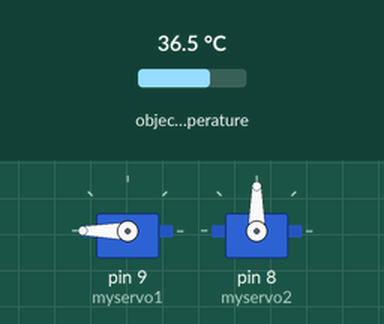
The sketch below on a simulated Arduino Uno, built with avr-gcc and run on an emulated ATmega328P. On the bench: 2 × servo. The inputs (shaded band) are chosen by the test bench; at power-on: object temperature 36.5 °C. What the sketch prints to the serial monitor is not drawn.

Above: at 2.3 s.
2.4 s: object temperature set to 32.3 °C
7.4 s: object temperature set to 31.6 °C
At 8.4 s:
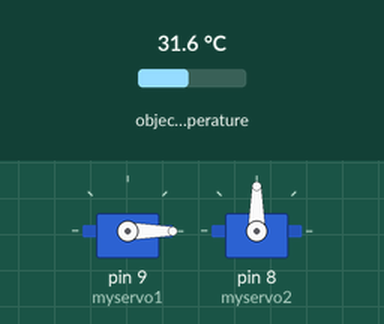
Timing chart, 0 to 10.4 s (numbered marks = the images above; inputs shaded):
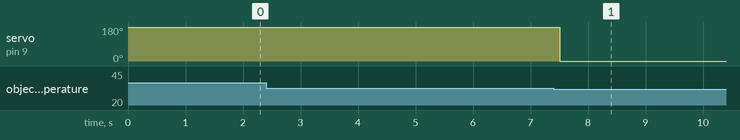

Measured:
- the behaviour switches between 32 and 31.9 °C on object temperature (found by bisection; images 0 and 1)
- after the input at 7.4 s, servo on pin 9 (myservo1): 180° → 0° after 0.10 s

The sketch:

tem_servo.ino
```cpp
#include <Servo.h>
#include <Wire.h>
#include <Adafruit_MLX90614.h>

Adafruit_MLX90614 mlx = Adafruit_MLX90614();

Servo myservo1;
Servo myservo2;
int temp_obj;
int pos1,pos2;

void setup() {
  Serial.begin(9600);

  myservo1.attach(9);
  myservo2.attach(8);
  //myservo1.write(90);
  //myservo2.write(90);
  mlx.begin();

}

void loop() {
  temp_obj = mlx.readObjectTempC();
          kaiguan();

          Serial.print(temp_obj);
          Serial.print("\n");
}

void kaiguan(){


          if (temp_obj<31){
            myservo1.write(0);
            delay(500);

          }

           if (temp_obj>31 && temp_obj<38){
            myservo1.write(180);
            delay(1500);
            myservo1.write(0);

          }

           if (temp_obj>38){
            myservo1.write(0);
            delay(500);

          }
//          if(temp_obj > 30 && temp_obj <38){
//
//           for(pos1 = 90; pos1 <= 180; pos1 += 1)
//          {
//            myservo1.write(180);
//
//            delay(1500);
//          }
//            delay(5000);
//
//           for(pos1 = 180; pos1>=90; pos1 -=1)
//           {
//            myservo1.write(180);
//
//            delay(1500);
//           }
//          }
//            if(temp_obj>37){
//            myservo1.write(0);
  //}
}
```
